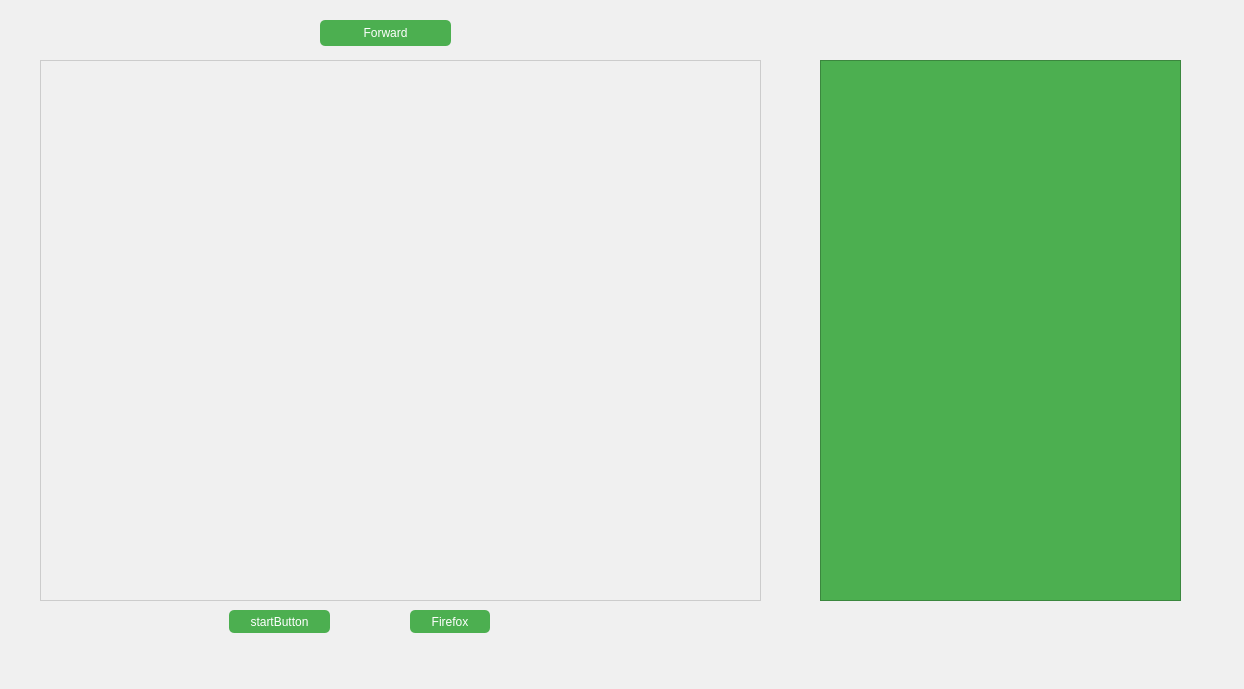
<?xml version="1.0" encoding="UTF-8"?>
<ui version="4.0">
 <class>MainWindow</class>
 <widget class="QMainWindow" name="MainWindow">
  <property name="geometry">
   <rect>
    <x>0</x>
    <y>0</y>
    <width>1244</width>
    <height>689</height>
   </rect>
  </property>
  <property name="windowTitle">
   <string>MainWindow</string>
  </property>
  <property name="styleSheet">
   <string notr="true">background-color: #f0f0f0;
</string>
  </property>
  <widget class="QWidget" name="centralwidget">
   <widget class="QPushButton" name="startButton">
    <property name="geometry">
     <rect>
      <x>229</x>
      <y>610</y>
      <width>101</width>
      <height>23</height>
     </rect>
    </property>
    <property name="styleSheet">
     <string notr="true"> background-color: #4CAF50; color: white; border-radius: 5px; padding: 5px;</string>
    </property>
    <property name="text">
     <string>startButton</string>
    </property>
   </widget>
   <widget class="QPushButton" name="firefoxButton">
    <property name="geometry">
     <rect>
      <x>410</x>
      <y>610</y>
      <width>80</width>
      <height>23</height>
     </rect>
    </property>
    <property name="styleSheet">
     <string notr="true"> background-color: #4CAF50; color: white; border-radius: 5px; padding: 5px;</string>
    </property>
    <property name="text">
     <string>Firefox</string>
    </property>
   </widget>
   <widget class="QTableWidget" name="logTableWidget">
    <property name="geometry">
     <rect>
      <x>40</x>
      <y>60</y>
      <width>721</width>
      <height>541</height>
     </rect>
    </property>
    <property name="styleSheet">
     <string notr="true">border: 1px solid #ccc; gridline-color: #ddd;</string>
    </property>
   </widget>
   <widget class="QTextEdit" name="detailsTextEdit">
    <property name="enabled">
     <bool>true</bool>
    </property>
    <property name="geometry">
     <rect>
      <x>820</x>
      <y>60</y>
      <width>361</width>
      <height>541</height>
     </rect>
    </property>
    <property name="autoFillBackground">
     <bool>false</bool>
    </property>
    <property name="styleSheet">
     <string notr="true">background-color: #4CAF50; color: white;</string>
    </property>
   </widget>
   <widget class="QPushButton" name="ForwardpushButton">
    <property name="geometry">
     <rect>
      <x>320</x>
      <y>20</y>
      <width>131</width>
      <height>26</height>
     </rect>
    </property>
    <property name="styleSheet">
     <string notr="true"> background-color: #4CAF50; color: white; border-radius: 5px; padding: 5px;</string>
    </property>
    <property name="text">
     <string>Forward</string>
    </property>
   </widget>
  </widget>
  <widget class="QMenuBar" name="menubar">
   <property name="geometry">
    <rect>
     <x>0</x>
     <y>0</y>
     <width>1244</width>
     <height>23</height>
    </rect>
   </property>
  </widget>
  <widget class="QStatusBar" name="statusbar"/>
 </widget>
 <resources/>
 <connections/>
</ui>
